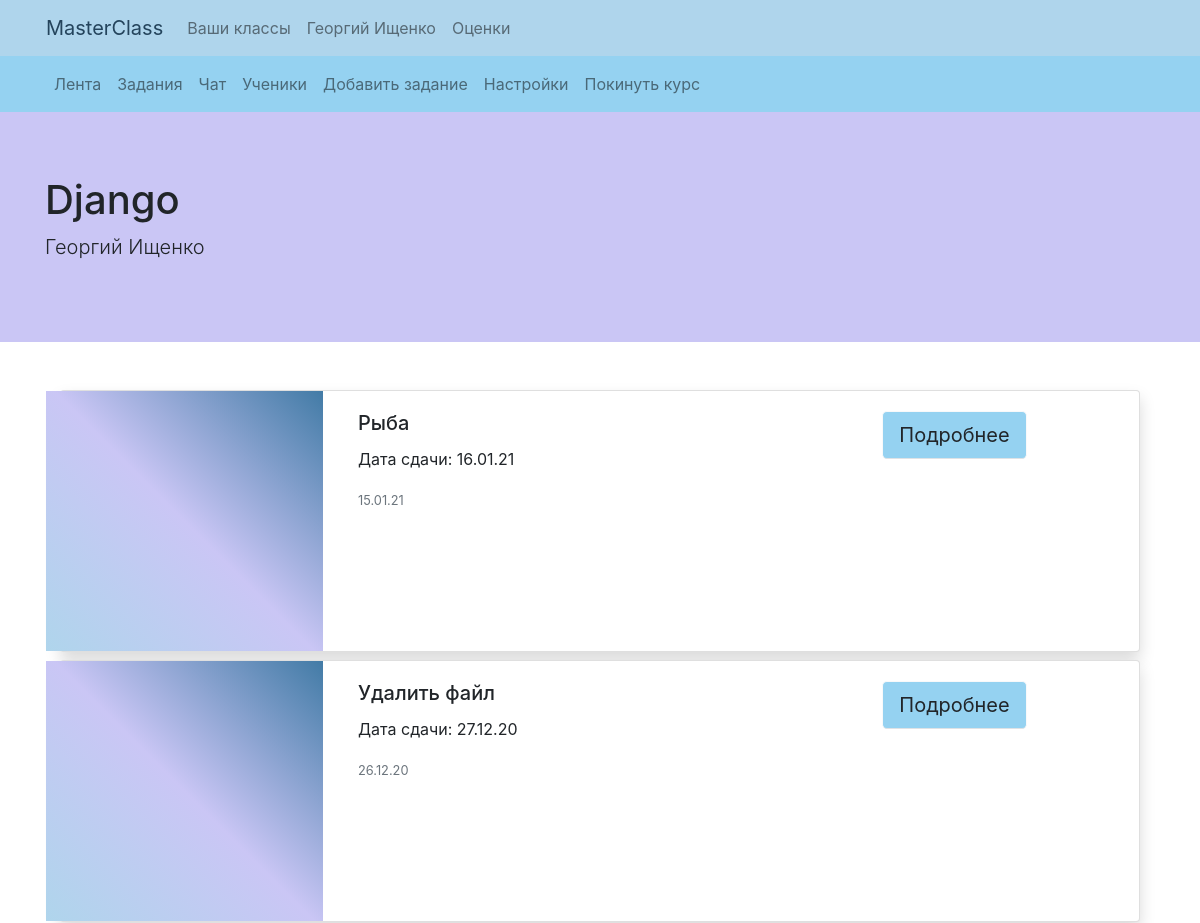
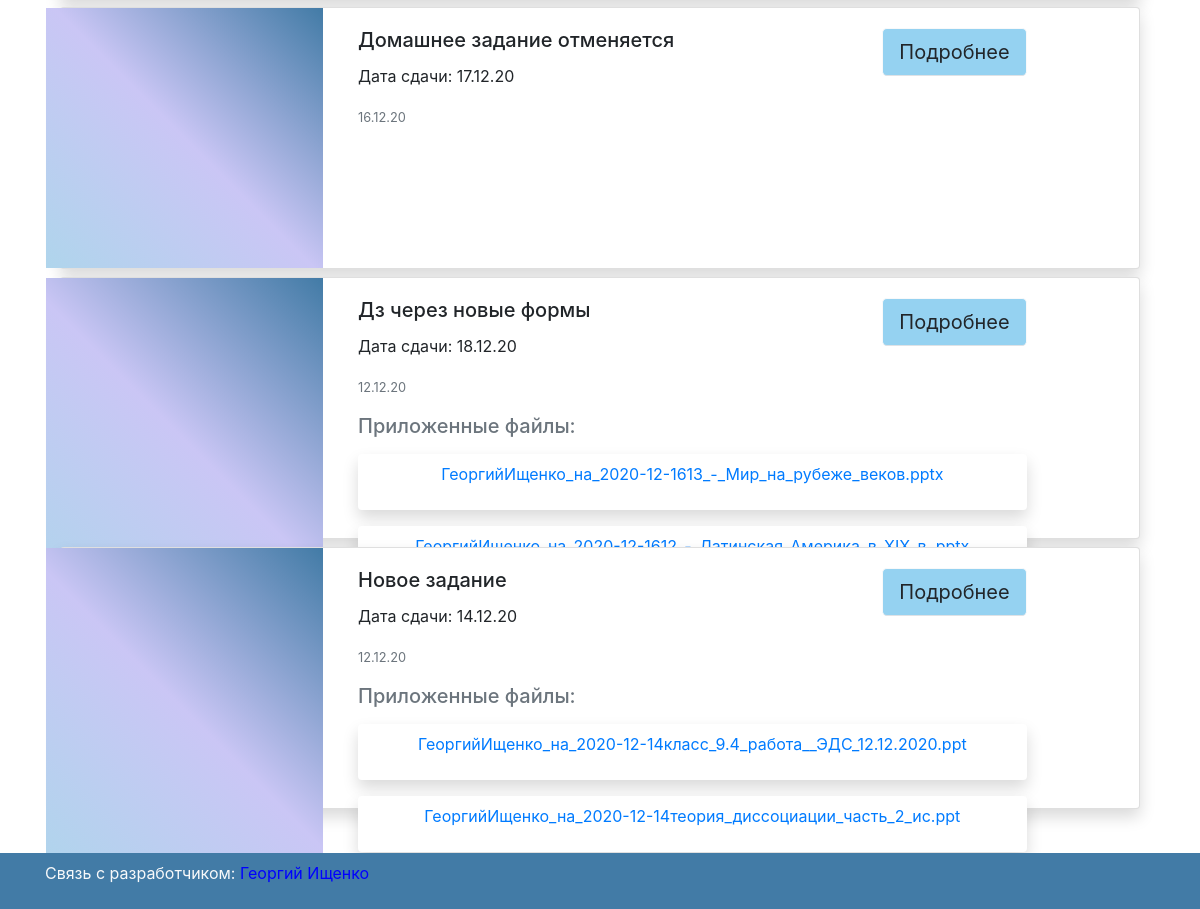
The app's page /classes/Django-21/feed (signed in) with its own data (2 pictures, top to bottom).
### my_class/models.py (models this page shows, shortened)
class Class(models.Model):
    IT = 'IT'
    ALGEBRA = 'AL'
    BIOLOGY = 'BI'
    GEOMETRY = 'GM'
    GEOGRAPHY = 'GG'
    LINGUISTICS = 'LG'
    MATH = 'MA'
    CATEGORIES = [
        (IT, 'IT'),
        (ALGEBRA, 'Алгебра'),
        (BIOLOGY, 'Биология'),
        (GEOMETRY, 'География'),
        (GEOGRAPHY, 'Геометрия'),
        (LINGUISTICS, 'Лингвистика'),
        (MATH, 'Математика')
    ]
    name = models.CharField(max_length=128)
    teacher = models.ForeignKey(settings.AUTH_USER_MODEL, on_delete=models.CASCADE, null=True, blank=True)
    category = models.CharField(max_length=32, choices=CATEGORIES, blank=True, null=True)
    class Meta:
        verbose_name = "Классы"
        verbose_name_plural = "Классы"
    def get_absolute_url_feed(self):
        return reverse('feed', kwargs={'name': self.name, 'pk': self.pk})
    def get_absolute_url_tasks(self):
        return reverse('tasks', kwargs={'name': self.name, 'pk': self.pk})
    def get_absolute_url_task_add(self):
        return reverse('task-add', kwargs={'name': self.name, 'pk': self.pk})
    def get_absolute_url_students(self):
        return reverse('students', kwargs={'name': self.name, 'pk': self.pk})
    def get_absolute_url_settings(self):
        return reverse('settings', kwargs={'name': self.name, 'pk': self.pk})
    def get_absolute_url_leave(self):
        return reverse('leave', kwargs={'name': self.name, 'pk': self.pk})

class Task(models.Model):
    title = models.CharField(max_length=32)
    body = RichTextUploadingField(blank=True, null=True)
    date = models.DateField()
    current_class = models.ForeignKey('Class', on_delete=models.CASCADE, null=True, blank=True)
    author = models.ForeignKey(settings.AUTH_USER_MODEL, on_delete=models.CASCADE, blank=True, null=True)
    published_date = models.DateTimeField(auto_now_add=True)
    edit_date = models.DateTimeField(auto_now_add=True, blank=True, null=True)
    max_mark = models.IntegerField(default=5)
    def has_files(self):
        if Files.objects.filter(task=self, is_student_file=False).exists():
            print(Files.objects.filter(task=self, is_student_file=False))
            return True
        else:
            return False
    class Meta:
        verbose_name = "Задания"
        verbose_name_plural = "Задания"
    def get_absolute_url(self):
        return reverse('task-view', kwargs={'name': self.current_class.name, 'pk': self.current_class.pk,
                                            'pin': generate_pin(self.pk)})

class Files(models.Model):
    file = models.FileField(upload_to=generate_teacher_filename, blank=True, null=True, verbose_name='Файл')
    task = models.ForeignKey(Task, blank=True, null=True, on_delete=models.CASCADE)
    student_answer = models.ForeignKey(StudentAnswer, blank=True, null=True, on_delete=models.CASCADE)
    is_student_file = models.BooleanField(default=False)
    class Meta:
        verbose_name = "Файлы"
        verbose_name_plural = "Файлы"
    def get_name(self):
        return self.file.name.split('/')[1]
    def __str__(self):
        return self.file.name

### my_class/views.py (the view)
# urls.py: path('classes/<str:name>-<int:pk>/', class_view, name='class-view'),
@login_required
def class_view(request, name, pk):
    current_class = get_object_or_404(Class, pk=pk)
    tasks_models = Task.objects.filter(current_class=current_class).order_by('-published_date')
    data = dict()
    tasks = []
    for task in tasks_models:
        task_content = dict()
        task_content['task'] = task
        task_content['files'] = Files.objects.filter(task=task, is_student_file=False)
        task_content['images'] = Images.objects.filter(task=task, is_student_file=False)
        tasks.append(task_content)
    data['tasks'] = tasks
    is_teacher = False
    if request.user == current_class.teacher:
        is_teacher = True
    return render(request, 'class_view.html', {
        'class': current_class,
        'data': data,
        'is_teacher': is_teacher
    })

### my_class/models.py (called while the page is built)
def generate_pin(n):
    return n ^ 612345

    def is_teacher(self):
        if len(Class.objects.filter(teacher=self.user)) > 0:
            return True
        else:
            return False

### my_class/templates/class_view.html
{% extends "base.html" %}
{% block content %}
{% include 'class_nav.html' %}
<div class="jumbotron jumbotron-fluid" style="background-color: #CAC6F5;">
  <div class="container">
    <h1 class="display-5">{{class.name}}</h1>
    <p class="lead">{{class.teacher.first_name}} {{class.teacher.last_name}}</p>
  </div>
</div>
<div class="container mt-5">
  {% for el in data.tasks %}
                <div class="col">
                    <div class="card mt-2 shadow" >
                      <div class="row g-0" style="height: 260px;">
                        <div class="col-md-3" style="background: -webkit-linear-gradient(45deg, rgb(175, 213, 236), rgb(202, 198, 245), rgb(66, 123, 166));
                                                    background: -moz-linear-gradient(45deg, rgb(175, 213, 236), rgb(202, 198, 245), rgb(66, 123, 166));
                                                    background: linear-gradient(45deg, rgb(175, 213, 236), rgb(202, 198, 245), rgb(66, 123, 166));">
                        </div>
                        <div class="col-md-8">
                          <div class="card-body">
                            <h5 class="card-title">{{el.task.title}}
                                <a href="{{el.task.get_absolute_url}}" class="btn btn-lg btn-light float-right border-bottom" style="background-color: #95D2F1;">Подробнее</a>
                            </h5>
                            <p class="card-text">Дата сдачи: {{el.task.date | date:'d.m.y'}}</p>
                            <p class="card-text"><small class="text-muted">{{el.task.published_date | date:'d.m.y'}}</small></p>
                              {% if el.task.has_files %}
                            <h5 class="mb-3 text-muted">Приложенные файлы:</h5>
                            {% endif %}
                            {% for f in el.files%}
                            <div class="d-flex justify-content-center shadow p-2 mt-3 bg-white rounded">
                                <p><a href="{{f.file.url}}">{{f.get_name}}</a></p>
                            </div>
                            {% endfor %}
                          </div>
                        </div>
                      </div>
                </div>
                </div>
           {% endfor %}
</div>
{% endblock %}

### my_class/templates/base.html (shortened to what this page needs)
{% load static %}
<!doctype html>
<html>
  <head>
  	<link href="{% static 'vendor/bootstrap/css/bootstrap.min.css' %}" rel="stylesheet">
  </head>
  <header>
    <div style="background-color: #AFD5EC;">
      <nav class="container navbar navbar-expand-lg navbar-light">
        <a class="navbar-brand" href="/homepage" style="color: #24445c;">MasterClass</a>
        <div class="collapse navbar-collapse" id="navbarNavAltMarkup">
          <div class="navbar-nav">
            <a class="nav-link" href="/classes">Ваши классы</a>
            <a class="nav-link" href="/im">{{request.user.first_name}} {{request.user.last_name}}</a>
            <a class="nav-link" href="/im/marks">Оценки</a>
          </div>
        </div>
      </nav>
    </div>
  </header>
  <body style="padding-bottom: 100px;">
    {% block content %}
    {% endblock %}
  </body>
  <footer class="footer py-2 mt-auto navbar fixed-bottom" style="background-color: #427BA6;">
      <div class="container">
        <p class="text-light">Связь с разработчиком: <a href="mailto:ishchenko.georgii@lit1533.ru" style="color: blue;">Георгий Ищенко</a></p>
      </div>
  </footer>
</html>

### records on screen
Class: name "Django", teacher.first_name "Георгий", teacher.last_name "Ищенко"
Task: task "Рыба", task "16.01.21", task.published_date "15.01.21"
Task: task "Удалить файл", task "27.12.20", task.published_date "26.12.20"
Task: task "Домашнее задание отменяется", task "17.12.20", task.published_date "16.12.20"
Task: task "Дз через новые формы", task "18.12.20", task.published_date "12.12.20", shows "Приложенные файлы:"
Files: get_name "ГеоргийИщенко_на_2020-12-1613_-_Мир_на_рубеже_веков.pptx"
Files: get_name "ГеоргийИщенко_на_2020-12-1612_-_Латинская_Америка_в_XIX_в..pptx"
Task: task "Новое задание", task "14.12.20", task.published_date "12.12.20", shows "Приложенные файлы:"
Files: get_name "ГеоргийИщенко_на_2020-12-14класс_9.4_работа__ЭДС_12.12.2020.ppt"
Files: get_name "ГеоргийИщенко_на_2020-12-14теория_диссоциации_часть_2_ис.ppt"

### other values on screen
{{ request.user.first_name }} "Георгий"
{{ request.user.last_name }} "Ищенко"
